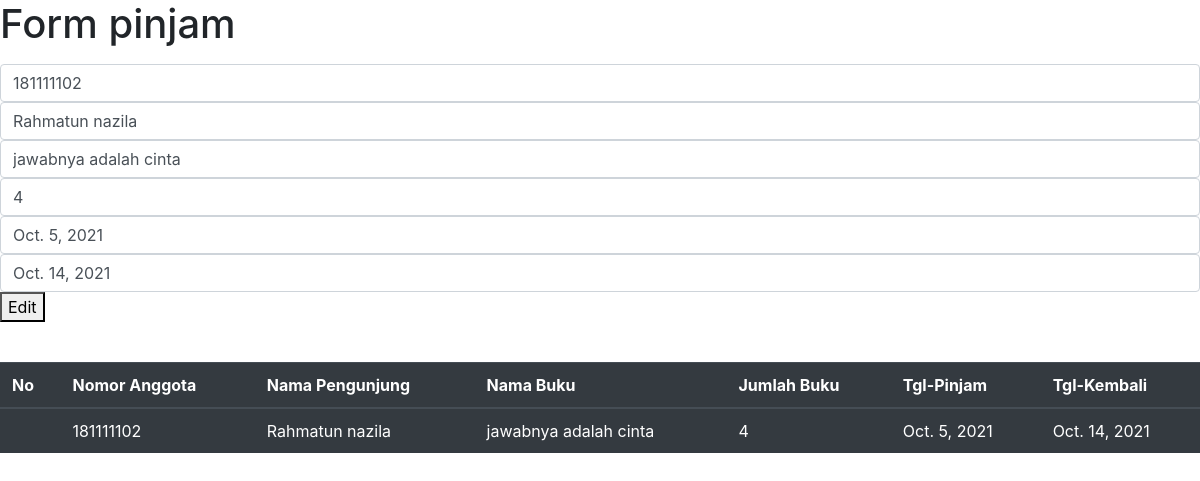
Page /2/update/ on the committed database.
### perpus/models.py (models this page shows)
class pinjam(models.Model):
    nmr_anggota = models.IntegerField()
    nama = models.TextField(max_length=200)
    buku = models.TextField(max_length=200)
    jml_buku = models.IntegerField()
    tgl_pinjam = models.DateField(blank=True, null=True)
    tgl_kembali = models.DateField(blank=True, null=True)

### perpus/views.py (the view, shortened to what this page needs)
# urls.py: path('<id>/update/', views.updateindex),
def updateindex(request,id):
    data = models.pinjam.objects.filter(pk=id).first()
    print(data)
    return render (request,'edit.html',{
        "data": data,
    })

### perpus/templates/edit.html (shortened to what this page needs)
<html>
<head>
    <link rel="stylesheet" href="https://cdn.jsdelivr.net/npm/bootstrap@4.6.0/dist/css/bootstrap.min.css">
</head>
<body>
    <div class= "form">
        <form action="" method="POST">
            <label for="name"><h1>Form pinjam</h4></label>
            <br>
            <input type="text" class="form-control" name="nmr_anggota" value="{{data.nmr_anggota}}" class = "form-control">
            <input type="text" class="form-control" name="nama"value="{{data.nama}}" class = "form-control">
            <input type="text" class="form-control" name="buku"value="{{data.buku}}" class = "form-control">
            <input type="number" class="form-control" name="jml_buku" value="{{data.jml_buku}}" class = "form-control">
            <input type="text" class="form-control" name="tgl_pinjam"value="{{data.tgl_pinjam}}" class = "form-control">
            <input type="text" class="form-control" name="tgl_kembali"value="{{data.tgl_kembali}}" class = "form-control">
            <button type="submit" >Edit</button>
        </form>
    </div>
    <br>
    <table class="table table-dark">
        <thead>
          <tr>
            <th scope="col">No</th>
            <th scope="col">Nomor Anggota</th>
            <th scope="col">Nama Pengunjung</th>
            <th scope="col">Nama Buku</th>
            <th scope="col">Jumlah Buku</th>
            <th scope="col">Tgl-Pinjam</th>
            <th scope="col">Tgl-Kembali</th>
          </tr>
        </thead>
        <tbody>
          <tr>
            <td>{{forloop.counter}}</td>
            <td>{{data.nmr_anggota}}</td>
            <td>{{data.nama}}</td>
            <td>{{data.buku}}</td>
            <td>{{data.jml_buku}}</td>
            <td>{{data.tgl_pinjam}}</td>
            <td>{{data.tgl_kembali}}</td>
          </tr>
        </tbody>
      </table>
   </body>
  </head>
</html>

### rows in the picture
pinjam: nmr_anggota "181111102", jml_buku "4", nama "Rahmatun nazila", buku "jawabnya adalah cinta", tgl_pinjam "Oct. 5, 2021", tgl_kembali "Oct. 14, 2021"
